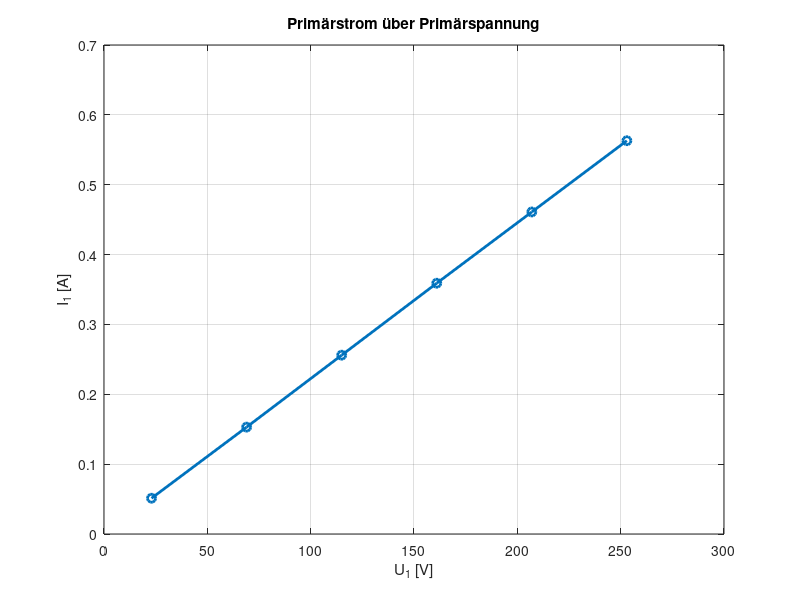
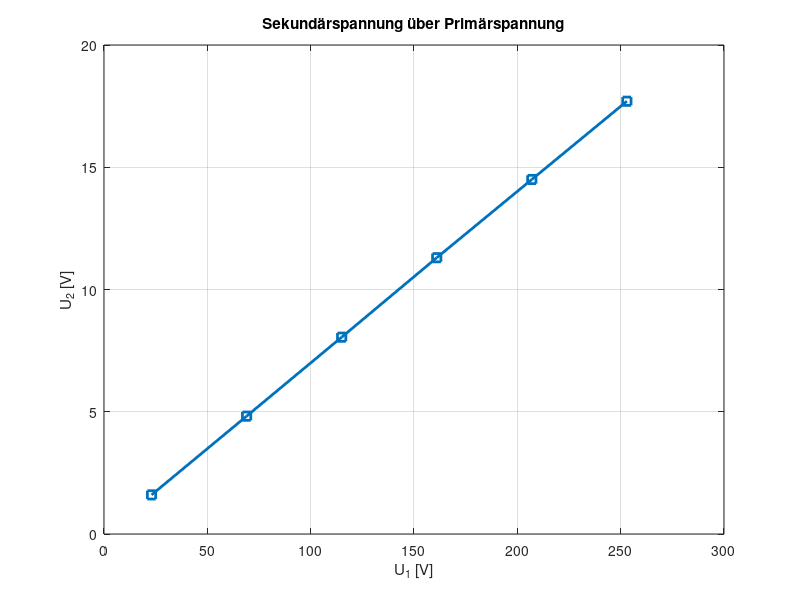
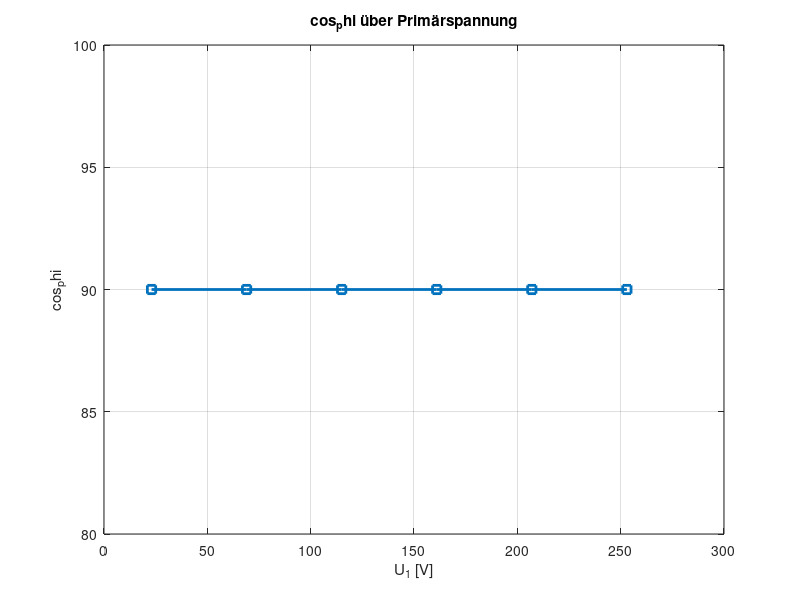

Source code (MATLAB) for these figures, in order:
% ==========================================
% Messwerte eingeben
% ==========================================
% U1 = Primärspannung
% I10 = Primärstrom
% U2 = Sekundärspannung
% I2 = Sekundärstrom
h1 = 230
h2 = 0.1:0.2:1.1


U1 = h1 * h2
I10 = [0.0512 0.153 0.256 0.359 0.461 0.563];
U2 = [1.60 4.82 8.05 11.3 14.5 17.7];
cos_phi = [90 90 90 90 90 90]



% ==========================================
% Diagramm 1: I10 über U1
% ==========================================
figure;
plot(U1, I10, '-o', 'LineWidth', 2);
grid on;
xlabel('U_1 [V]');
ylabel('I_1 [A]');
title('Primärstrom über Primärspannung');

% ==========================================
% Diagramm 2: U2 über U1
% ==========================================
figure;
plot(U1, U2, '-s', 'LineWidth', 2);
grid on;
xlabel('U_1 [V]');
ylabel('U_2 [V]');
title('Sekundärspannung über Primärspannung');

% ==========================================
% Diagramm 4: Leistungsfaktor cosphi
% ==========================================
figure;
plot(U1, cos_phi, '-s', 'LineWidth', 2);
grid on;
xlabel('U_1 [V]');
ylabel('cos_phi');
title('cos_phi über Primärspannung');
